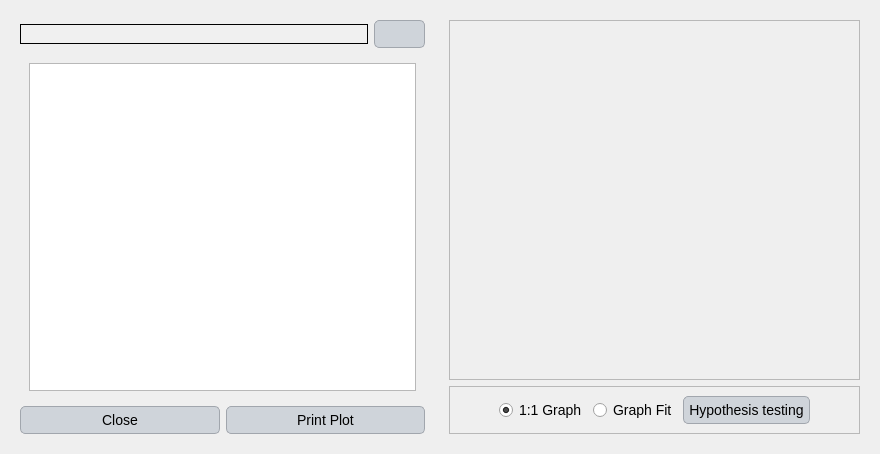
<?xml version="1.0" encoding="UTF-8"?>
<ui version="4.0">
 <class>Dialog</class>
 <widget class="QDialog" name="Dialog">
  <property name="geometry">
   <rect>
    <x>0</x>
    <y>0</y>
    <width>880</width>
    <height>451</height>
   </rect>
  </property>
  <property name="windowTitle">
   <string>Dialog</string>
  </property>
  <property name="styleSheet">
   <string notr="true">QLabel {
    font-family: 'Georgia'; /* Cambiar la fuente a Georgia */
    font-size: 16px; /* Cambiar el tamaño de la fuente */
    color: #000000; /* Color del texto (blanco) */
}

QLineEdit {
    font-family: 'Georgia'; /* Cambiar la fuente a Georgia */
    font-size: 14px; /* Cambiar el tamaño de la fuente */
    color: #000000; /* Color del texto (blanco) */
    background-color: #f0f0f0; /* Color de fondo del QLineEdit */
    border: 1px solid #000000; /* Borde blanco */
}

QComboBox {
    font-family: 'Georgia'; /* Cambiar la fuente a Georgia */
    font-size: 14px; /* Cambiar el tamaño de la fuente */
    color: #000000; /* Color del texto (blanco) */
    background-color: #cfd4da; /* Fondo oscuro del ComboBox */
}

QRadioButton {
    font-family: 'Georgia'; /* Cambiar la fuente a Georgia */
    font-size: 14px; /* Cambiar el tamaño de la fuente */
    color: #000000; /* Color del texto (blanco) */
}

QCheckBox {
    font-family: 'Georgia'; /* Cambiar la fuente a Georgia */
    font-size: 14px; /* Cambiar el tamaño de la fuente */
    color: #000000; /* Color del texto (blanco) */
}

/* Cambiar la fuente y estilo de los QPushButton */
QPushButton {
    font-family: 'Georgia'; /* Cambiar la fuente */
    font-size: 14px; /* Cambiar el tamaño de la fuente */
    color: #000000; /* Color del texto negro */
    background-color: #cfd4da; /* Fondo gris claro */
    border: 1px solid #a1a6ad; /* Borde gris medio */
    border-radius: 5px; /* Bordes redondeados */
    padding: 5px; /* Espaciado interno */
}

/* Estilo cuando el ratón pasa sobre el botón */
QPushButton:hover {
    color: #000000; /* Mantener el texto negro */
    background-color: #b7bcc3; /* Fondo gris un poco más oscuro al pasar el mouse */
}

/* Estilo cuando el botón está presionado */
QPushButton:pressed {
    background-color: #a6acb3; /* Fondo ligeramente más oscuro al presionar */
    color: #000000; /* Mantener el texto negro cuando se presiona */
}



/* Estilo general para QTableWidget y QTableView */
QTableWidget, QTableView {
    font-family: 'Georgia'; /* Cambiar la fuente a Georgia */
    font-size: 14px; /* Tamaño de la fuente */
    color: #000000; /* Color del texto negro */
    background-color: #e6e9ed; /* Fondo gris claro para la tabla */
    gridline-color: #a1a6ad; /* Color de las líneas de la tabla (gris medio) */
    selection-background-color: #b7bcc3; /* Color de fondo cuando se selecciona una celda (gris suave) */
    selection-color: #000000; /* Color del texto cuando la celda está seleccionada (negro) */
}

/* Estilo para el encabezado horizontal de la tabla */
QHeaderView::section {
    font-family: 'Georgia'; /* Cambiar la fuente a Georgia */
    font-size: 14px; /* Tamaño de la fuente */
    color: #000000; /* Color del texto negro */
    background-color: #cfd4da; /* Fondo gris claro del encabezado */
    border: 1px solid #a1a6ad; /* Borde gris medio entre las secciones */
    padding: 4px; /* Espaciado interno en el encabezado */
}

/* Estilo para las celdas de la tabla al pasar el mouse */
QTableWidget::item:hover, QTableView::item:hover {
    background-color: #b7bcc3; /* Fondo gris suave al pasar el mouse */
    color: #000000; /* Mantener el texto negro */
}

/* Estilo para las celdas cuando están seleccionadas */
QTableWidget::item:selected, QTableView::item:selected {
    background-color: #a6acb3; /* Fondo gris intermedio cuando está seleccionado */
    color: #000000; /* Texto negro cuando está seleccionado */
}

/* Ajustar el tamaño de las celdas */
QTableWidget::item, QTableView::item {
    padding: 4px; /* Espaciado interno de las celdas */
}

/* Estilo para el borde inferior de la tabla */
QTableCornerButton::section {
    background-color: #cfd4da; /* Fondo del botón de esquina */
    border: 1px solid #a1a6ad; /* Borde gris medio del botón de esquina */
}</string>
  </property>
  <layout class="QGridLayout" name="gridLayout_4">
   <item row="0" column="0">
    <widget class="QFrame" name="frame_2">
     <property name="minimumSize">
      <size>
       <width>300</width>
       <height>0</height>
      </size>
     </property>
     <property name="frameShape">
      <enum>QFrame::NoFrame</enum>
     </property>
     <property name="frameShadow">
      <enum>QFrame::Raised</enum>
     </property>
     <layout class="QGridLayout" name="gridLayout_2">
      <item row="0" column="0">
       <layout class="QHBoxLayout" name="horizontalLayout">
        <item>
         <widget class="QLineEdit" name="results"/>
        </item>
        <item>
         <widget class="QPushButton" name="browse">
          <property name="text">
           <string/>
          </property>
         </widget>
        </item>
       </layout>
      </item>
      <item row="1" column="0">
       <widget class="QScrollArea" name="scrollArea">
        <property name="frameShape">
         <enum>QFrame::NoFrame</enum>
        </property>
        <property name="widgetResizable">
         <bool>true</bool>
        </property>
        <widget class="QWidget" name="scrollAreaWidgetContents">
         <property name="geometry">
          <rect>
           <x>0</x>
           <y>0</y>
           <width>403</width>
           <height>341</height>
          </rect>
         </property>
         <layout class="QGridLayout" name="gridLayout">
          <item row="0" column="0">
           <widget class="QTextEdit" name="textEdit"/>
          </item>
         </layout>
        </widget>
       </widget>
      </item>
      <item row="2" column="0">
       <layout class="QHBoxLayout" name="horizontalLayout_2">
        <item>
         <widget class="QPushButton" name="pushButton_3">
          <property name="text">
           <string>Close</string>
          </property>
         </widget>
        </item>
        <item>
         <widget class="QPushButton" name="print_graph">
          <property name="text">
           <string>Print Plot</string>
          </property>
         </widget>
        </item>
       </layout>
      </item>
     </layout>
    </widget>
   </item>
   <item row="0" column="1">
    <widget class="QFrame" name="frame_3">
     <property name="frameShape">
      <enum>QFrame::NoFrame</enum>
     </property>
     <property name="frameShadow">
      <enum>QFrame::Raised</enum>
     </property>
     <layout class="QGridLayout" name="gridLayout_3">
      <item row="0" column="0">
       <widget class="QFrame" name="frame">
        <property name="minimumSize">
         <size>
          <width>400</width>
          <height>360</height>
         </size>
        </property>
        <property name="frameShape">
         <enum>QFrame::StyledPanel</enum>
        </property>
        <property name="frameShadow">
         <enum>QFrame::Raised</enum>
        </property>
       </widget>
      </item>
      <item row="1" column="0">
       <widget class="QFrame" name="frame_4">
        <property name="frameShape">
         <enum>QFrame::StyledPanel</enum>
        </property>
        <property name="frameShadow">
         <enum>QFrame::Raised</enum>
        </property>
        <layout class="QGridLayout" name="gridLayout_5">
         <item row="0" column="0">
          <spacer name="horizontalSpacer">
           <property name="orientation">
            <enum>Qt::Horizontal</enum>
           </property>
           <property name="sizeHint" stdset="0">
            <size>
             <width>40</width>
             <height>20</height>
            </size>
           </property>
          </spacer>
         </item>
         <item row="0" column="2">
          <widget class="QRadioButton" name="graph_fit">
           <property name="text">
            <string>Graph Fit</string>
           </property>
          </widget>
         </item>
         <item row="0" column="1">
          <widget class="QRadioButton" name="one_one">
           <property name="text">
            <string>1:1 Graph</string>
           </property>
           <property name="checked">
            <bool>true</bool>
           </property>
          </widget>
         </item>
         <item row="0" column="4">
          <spacer name="horizontalSpacer_2">
           <property name="orientation">
            <enum>Qt::Horizontal</enum>
           </property>
           <property name="sizeHint" stdset="0">
            <size>
             <width>40</width>
             <height>20</height>
            </size>
           </property>
          </spacer>
         </item>
         <item row="0" column="3">
          <widget class="QPushButton" name="bootstraping">
           <property name="text">
            <string>Hypothesis testing</string>
           </property>
          </widget>
         </item>
        </layout>
       </widget>
      </item>
     </layout>
    </widget>
   </item>
  </layout>
 </widget>
 <resources/>
 <connections/>
</ui>
